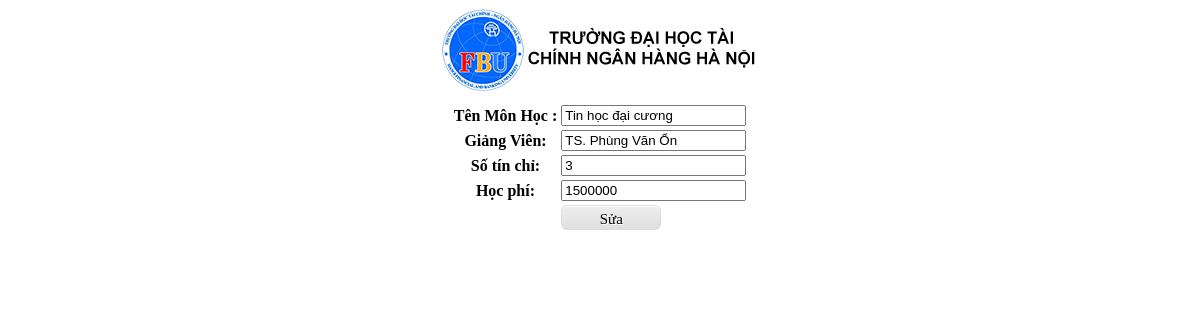
The app's page /Controller/update_monhoc.php?mamonhoc=CNTT8 with its own data.
### tables this page shows
CREATE TABLE `monhoc` (
  `mamonhoc` varchar(50) NOT NULL,
  `tenmonhoc` varchar(50) NOT NULL,
  `giangvien` varchar(50) NOT NULL,
  `lichhoc` varchar(50) DEFAULT NULL,
  `sotinchi` int(10) NOT NULL,
  `hocphi` varchar(50) DEFAULT NULL,
  `makhoa` varchar(10) NOT NULL
);

### controller/update_monhoc.php (the view, shortened to what this page needs)
<!DOCTYPE html>
<html>
<head>
</head>
<body>
<?php
  $mamonhoc=$_GET['mamonhoc'];
  include_once("../publish/connect.php");
  $sql="SELECT * From monhoc Where mamonhoc='$mamonhoc'";
  $kq=mysqli_query($conn,$sql);
  $ar=mysqli_fetch_array($kq);
?>
 <div align="center">
        <a href="">
            <img src="../img/logo.png">
        </a>
    </div>
        <div align="center">
           <form method="post" action="../model/xulyupdate.php">
            <table>
    	<tr>
            <td><input type="hidden" name="mamonhoc" value="<?php echo $mamonhoc ?>"></td>
        </tr>
        <tr>
            <th>Tên Môn Học :</th>
            <td><input type="text" name="tenmonhoc" value="<?php echo $ar['tenmonhoc'] ?>"></td>
        </tr>
         <tr>
            <th>Giảng Viên:</th>
            <td><input type="text" name="giangvien" value="<?php echo $ar['giangvien'] ?>"></td>
        </tr>
        <tr>
            <th>Số tín chỉ:</th>
            <td><input type="text" name="sotinchi" value="<?php echo $ar['sotinchi'] ?>"></td>
        </tr>
        <tr>
            <th>Học phí:</th>
            <td><input type="text" name="hocphi" value="<?php echo $ar['hocphi'] ?>"></td>
        </tr>
       <tr>
           <td></td>
           <td>    <button type="submit" class="button">Sửa</button></td>
       </tr>
    </table>
        </form>
      </div>
</body>
</html>

### controller/update_monhoc.php (style rules this page uses)
.button { -moz-box-shadow:inset 0px 1px 0px 0px #ffffff; -webkit-box-shadow:inset 0px 1px 0px 0px #ffffff; box-shadow:inset 0px 1px 0px 0px #ffffff; background:-webkit-gradient( linear, left top, left bottom, color-stop(0.05, #ededed), color-stop(1, #dfdfdf) ); background:-moz-linear-gradient( center top, #ededed 5%, #dfdfdf 100% ); filter:progid:DXImageTransform.Microsoft.gradient(startColorstr='#ededed', endColorstr='#dfdfdf'); background-color:#ededed; -webkit-border-top-left-radius:6px; -moz-border-radius-topleft:6px; border-top-left-radius:6px; -webkit-border-top-right-radius:6px; -moz-border-radius-topright:6px; border-top-right-radius:6px; -webkit-border-bottom-right-radius:6px; -moz-border-radius-bottomright:6px; border-bottom-right-radius:6px; -webkit-border-bottom-left-radius:6px; -moz-border-radius-bottomleft:6px; border-bottom-left-radius:6px; text-indent:0; border:1px solid #dcdcdc; display:inline-block; color:#777777; font-family:Times New Roman; font-size:15px; font-weight:normal; font-style:normal; height:25px; line-height:25px; width:100px; text-decoration:none; text-align:center; text-shadow:1px 1px 0px #ffffff; color: black; }

### records on screen
monhoc: tenmonhoc "Tin học đại cương", giangvien "TS. Phùng Văn Ổn", sotinchi "3", hocphi "1500000"
